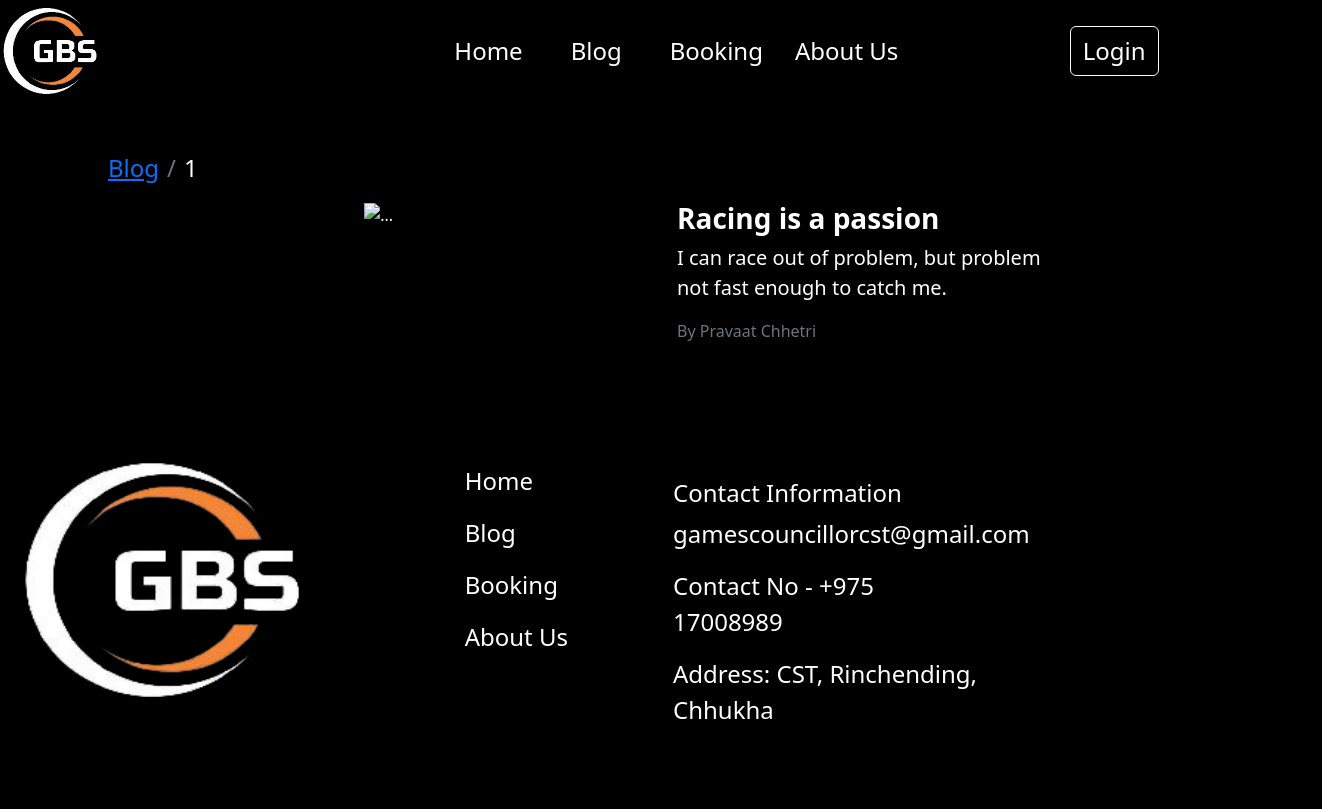
/blog/1, run on an earlier commit of the app's database.
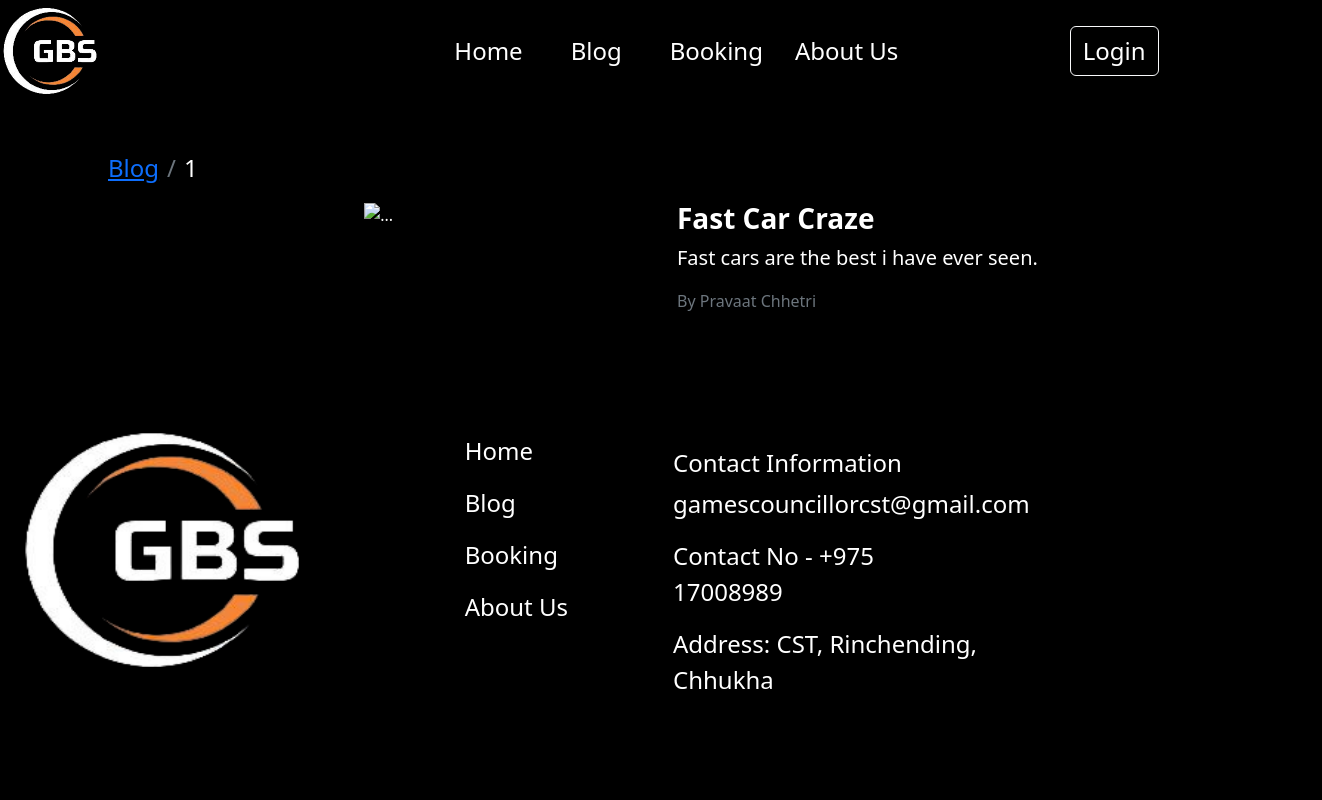
And on a later commit of the database.
### models.py (models this page shows, shortened)
class Blogs(db.Model):
    BId = db.Column(db.Integer, primary_key=True, autoincrement=True)
    title = db.Column(db.String(100), nullable=False)
    content = db.Column(db.Text, nullable=False)
    author = db.Column(db.String(100), nullable=False)
    image = db.Column(db.Text, nullable=False)
    mimetype = db.Column(db.Text, nullable=False)
    date_created = db.Column(db.DateTime, nullable=False, default=datetime.utcnow)

### app.py (the view)
@app.route('/blog/<int:id>')
def blog_detail(id):
    if 'role' in session:
        _blog=Blogs.query.filter_by(BId=id).first()
        return render_template('blog_disp.html',data={'role_status':session['LogAs'],'blog':_blog})
    else:
        blog=Blogs.query.filter_by(BId=id).first()
        return render_template('blog_disp.html', data={'b': 'active','blog':blog})

### templates/blog_disp.html (shortened to what this page needs)
{%extends 'index.html'%}
{%block content%}
<div class="my-5 bg-black text-bg-light container-fluid row text-center">
    <nav aria-label="breadcrumb">
        <ol class="breadcrumb ms-5">
          <li class="breadcrumb-item nav-item fs-4 ms-5"><a class="nav-item" href="\blog">Blog</a></li>
          <li class="breadcrumb-item nav-item fs-4">{{data.blog.BId}}</li>
        </ol>
      </nav>
    <div class="col-lg-1"></div>
    <div class="col-lg-5">
        <img src="/blog/img/{{data.blog.BId}}" class="img-fluid" alt="...">
    </div>
    <div class="col-lg-5 text-center">
        <div class="col-lg-10 col-sm-12 px-3">
            <h1 class="text-start fs-3"><b> {{data.blog.title}} </b></h1>
            <p class="text-start fs-5">{{data.blog.content}}</p>
            <p class="text-start text-muted">By {{data.blog.author}}</p>
        </div>
    </div>
</div>
{%endblock%}

### templates/index.html (shortened to what this page needs)
<!DOCTYPE html>
<html lang="en">
<head>
  <link href="https://cdn.jsdelivr.net/npm/bootstrap@5.2.2/dist/css/bootstrap.min.css" rel="stylesheet">
  <link rel="stylesheet" href="{{url_for('static', filename='css/index.css')}}" />
</head>
<body style="background-color:black;">
  <div class="container-fluid p-0">
    <nav class="navbar fs-4 navbar-expand-lg navbar-dark p-0" style="background-color: rgba(0, 0, 0, 0)">
      <a class="navbar-brand" href="#"><img src="{{url_for('static',filename='img/gbsLogo.png')}}" height="50%"
          width="50%" ms-5 alt="" /></a>
      <div class="collapse navbar-collapse justify-content-evenly ps-5" id="navbarSupportedContent">
        <ul class="navbar-nav justify-content-center">
          <li class="nav-item px-lg-3">
            <a class="nav-link {{data.a}}" aria-current="page" href="/">Home</a>
          </li>
          <li class="nav-item px-lg-3">
            <a class="nav-link {{data.b}}" href="/blog">Blog</a>
          </li>
          <li class="nav-item px-lg-3">
            <a class="nav-link {{data.d}}" href="/booking">Booking</a>
          </li>
          <li class="nav-item">
            <a class="nav-link {{data.e}}" href="/aboutUs"> About Us </a>
          </li>
        </ul>
        <form action="" class="d-flex">
          <button class="nav-item {{data.f}} {{data.n}} btn btn-outline-light fs-4 ">
            {%if data.role_status=='User' or data.role_status=='Admin'%}
            <a href="/logout" class="nav-link ">Logout</a>
            {%else%}
            <a href="/login" class="nav-link ">Login</a>
            {%endif%}
          </button>
        </form>
      </div>
    </nav>
  </div>
  {%block content%}{%endblock%}
  <hr\>
    <div class="container-fluid bg-black text-bg-dark row m-0 p-0">
      <div class="col-lg-3 col-sm-12 text-sm-center py-sm-5">
        <a href="#" class=""><img src="{{url_for('static',filename='img/gbsLogo.png')}}" height="250px" width="300px"
            alt=""></a>
      </div>
      <div class="col-lg-2 offset-lg-1 offset-sm-5 col-sm-7 ps-4 py-sm-5 ">
        <nav class="nav flex-column text-bg-dark bg-transparent fs-4 " style="background-color: rgba(0, 0, 0, 0)">
          <ul class="navbar-nav">
            <li class="nav-item">
              <a class="nav-link nav-new active" aria-current="page" href="/">Home</a>
            </li>
            <li class="nav-item">
              <a class="nav-link nav-new" href="/blog">Blog</a>
            </li>
            <li class="nav-item">
              <a class="nav-link nav-new" href="/booking">Booking</a>
            </li>
            <li class="nav-item">
              <a class="nav-link nav-new" href="/aboutUs"> About Us </a>
            </li>
          </ul>
        </nav>
      </div>
      <div class="col-lg-3 col-md-12 col-sm-12 py-sm-5">
        <div class=" fs-4 mt-4 text-lg-start  text-sm-center">
          <h4>Contact Information</h4>
          <p>gamescouncillorcst@gmail.com</p>
          <p>Contact No - +975 17008989</p>
          <p>Address: CST, Rinchending, Chhukha</p>
        </div>
      </div>
      <div class="col-lg-3 col-sm-12 text-center py-sm-5 pe-3">
        <div class="col-9">
          <iframe
            src="https://www.google.com/maps/embed?pb=!1m18!1m12!1m3!1d3559.6775695543015!2d89.39180371499653!3d26.850205783154486!2m3!1f0!2f0!3f0!3m2!1i1024!2i768!4f13.1!3m3!1m2!1s0x39e3cb2c210e611d%3A0x44c5cb2cd32b18d4!2zQ29sbGVnZSBvZiBTY2llbmNlIGFuZCBUZWNobm9sb2d5IOC9muC9k-C8i-C9ouC9suC9guC8i-C9keC9hOC8i-C9oOC9leC-suC9tOC9o-C8i-C9ouC9suC9guC8i-C9mOC9kOC9vOC8i-C9ouC9suC9mOC8i-C9puC-s-C9vOC9luC8i-C9guC-suC-reC8jQ!5e0!3m2!1sen!2sbt!4v1665463941692!5m2!1sen!2sbt"
            width="400px" height="300px" style="border: 0" allowfullscreen="" loading="lazy"
></iframe>
        </div>
      </div>
    </div>
</body>
</html>

### static/css/index.css (style rules this page uses)
* { background-color: rgba(0, 0, 0, 0); color: white; }
.nav-link { color: white; }
.nav { --bs-nav-link-hover-color: #e5760b; }

What changed in the data, as far as the page shows it:
changed Blogs "Pravaat Chhetri": blog "Racing is a passion" → "Fast Car Craze"; blog.content "I can race out of problem, but problem not fast enough to catch me." → "Fast cars are the best i have ever seen."
